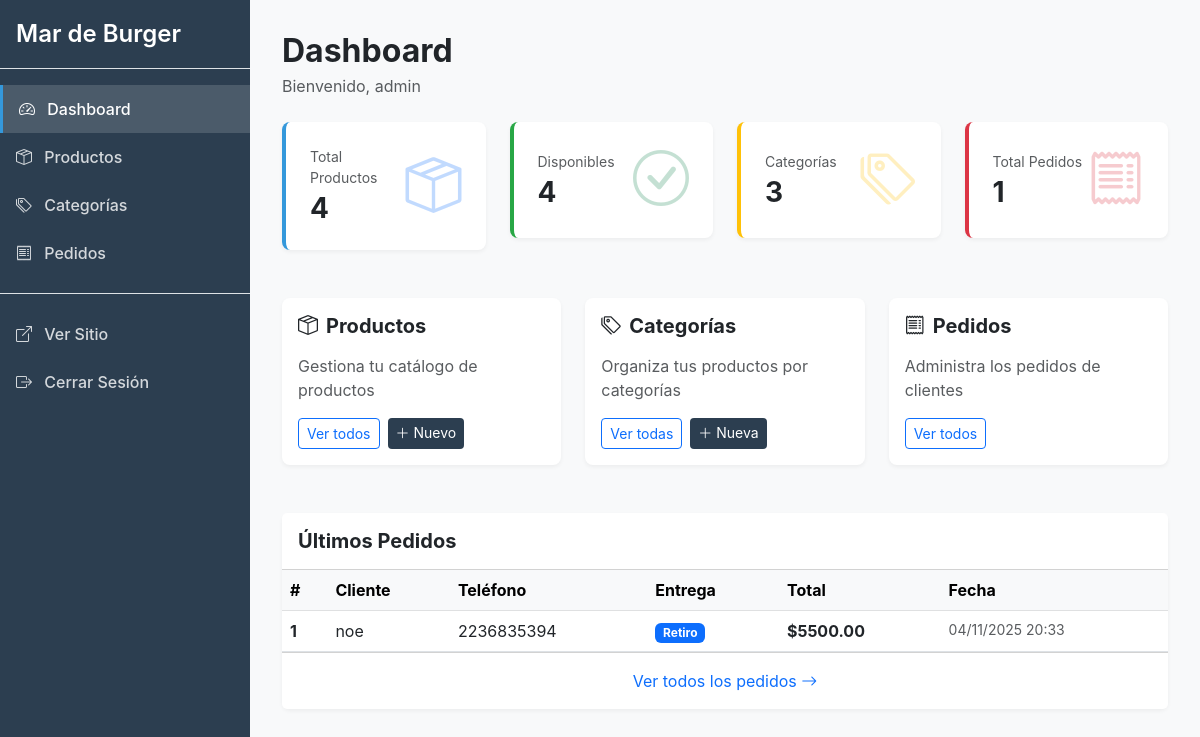
Page /panel/ (signed in) on the earlier database version.
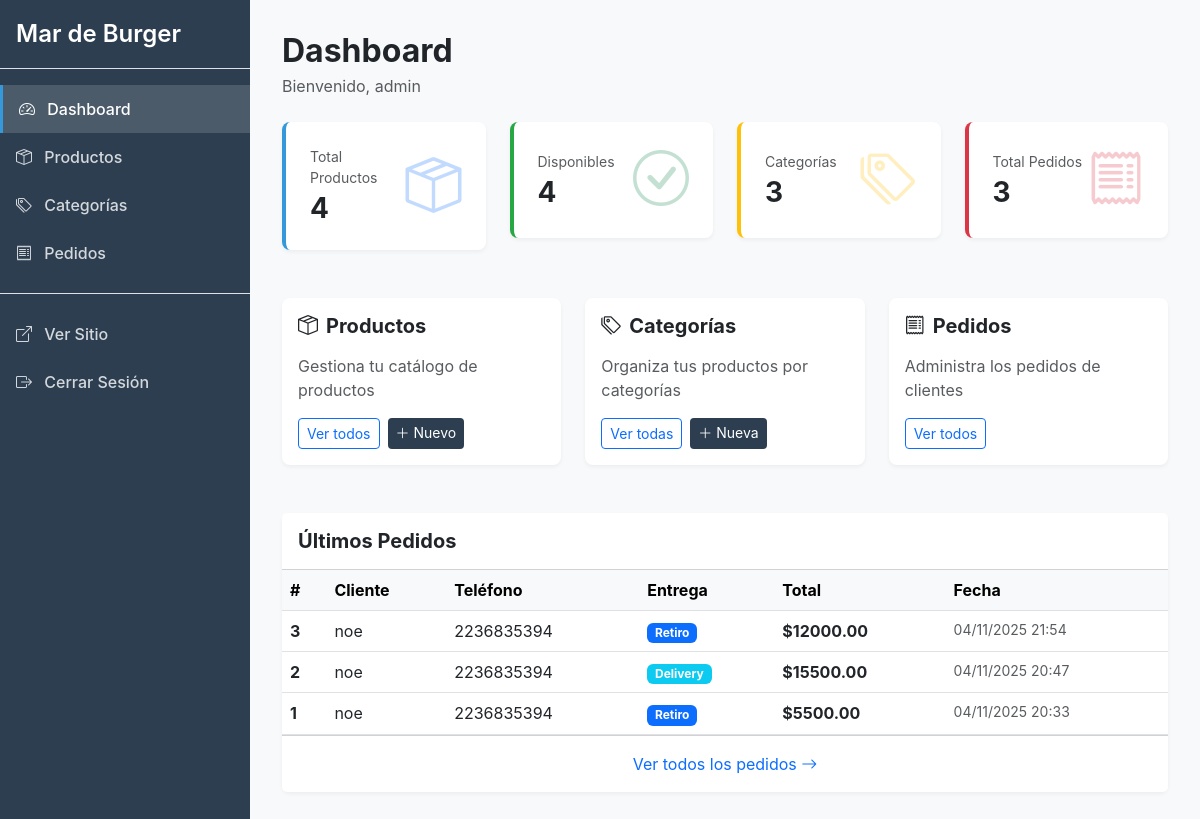
Same page on the later database version.
### menu/models.py (models this page shows, shortened)
class Pedido(models.Model):
    METODO_PAGO = [
        ('efectivo', 'Efectivo'),
        ('transferencia', 'Transferencia Bancaria'),
        ('mercadopago', 'Mercado Pago'),
    ]
    TIPO_ENTREGA = [
        ('retiro', 'Retiro en local'),
        ('delivery', 'Delivery'),
    ]
    nombre_cliente = models.CharField(max_length=200)
    telefono = models.CharField(max_length=20)
    direccion = models.TextField(
        blank=True,
        help_text="Solo necesario para delivery"
    )
    tipo_entrega = models.CharField(
        max_length=20,
        choices=TIPO_ENTREGA,
        default='retiro'
    )
    metodo_pago = models.CharField(
        max_length=20,
        choices=METODO_PAGO,
        default='efectivo'
    )
    total = models.DecimalField(
        max_digits=10,
        decimal_places=2,
        help_text="Total del pedido"
    )
    notas = models.TextField(
        blank=True,
        help_text="Aclaraciones o instrucciones especiales"
    )
    fecha = models.DateTimeField(auto_now_add=True)
    class Meta:
        ordering = ['-fecha']
        verbose_name_plural = "Pedidos"

### panel/views.py (the view)
# urls.py: path('', views.DashboardView.as_view(), name='panel_dashboard'),
class DashboardView(LoginRequiredMixin, TemplateView):
    template_name = 'panel/dashboard.html'
    login_url = reverse_lazy('panel_login')
    def get_context_data(self, **kwargs):
        context = super().get_context_data(**kwargs)
        context['total_productos'] = Producto.objects.count()
        context['total_categorias'] = Categoria.objects.count()
        context['total_pedidos'] = Pedido.objects.count()
        context['productos_disponibles'] = Producto.objects.filter(disponible=True).count()
        context['ultimos_pedidos'] = Pedido.objects.all()[:5]
        return context

### panel/templates/panel/dashboard.html (shortened to what the changed rows need)
{% extends 'panel/base_panel.html' %}
{% block content %}
<div class="d-flex justify-content-between align-items-center mb-4">
    <div>
        <h1 class="h2 fw-bold mb-1">Dashboard</h1>
    </div>
</div>
<div class="row g-4 mb-5">
    <div class="col-md-3">
        <div class="card stat-card" style="border-left-color: #dc3545;">
            <div class="d-flex justify-content-between align-items-center">
                <div>
                    <p class="text-muted mb-1 small">Total Pedidos</p>
                    <h3 class="fw-bold mb-0">{{ total_pedidos }}</h3>
                </div>
            </div>
        </div>
    </div>
</div>
{% if ultimos_pedidos %}
<div class="card">
    <div class="card-body p-0">
        <div class="table-responsive">
            <table class="table table-hover mb-0">
                <thead class="table-light">
                    <tr>
                        <th>#</th>
                        <th>Cliente</th>
                        <th>Teléfono</th>
                        <th>Entrega</th>
                        <th>Total</th>
                        <th>Fecha</th>
                    </tr>
                </thead>
                <tbody>
                    {% for pedido in ultimos_pedidos %}
                    <tr>
                        <td class="fw-bold">{{ pedido.id }}</td>
                        <td>{{ pedido.nombre_cliente }}</td>
                        <td>{{ pedido.telefono }}</td>
                        <td>
                            {% if pedido.tipo_entrega == 'retiro' %}
                                <span class="badge bg-primary">Retiro</span>
                            {% else %}
                                <span class="badge bg-info">Delivery</span>
                            {% endif %}
                        </td>
                        <td class="fw-bold">${{ pedido.total }}</td>
                        <td class="text-muted small">{{ pedido.fecha|date:"d/m/Y H:i" }}</td>
                    </tr>
                    {% endfor %}
                </tbody>
            </table>
        </div>
    </div>
</div>
{% endif %}
{% endblock %}

Differences in the rows shown:
added Pedido: id "3", nombre_cliente "noe", telefono "2236835394", tipo_entrega "Retiro", total "12000.00", fecha "04/11/2025 21:54"
added Pedido: id "2", nombre_cliente "noe", telefono "2236835394", tipo_entrega "Delivery", total "15500.00", fecha "04/11/2025 20:47"
Other differences:
{{ total_pedidos }}: "1" → "3"
